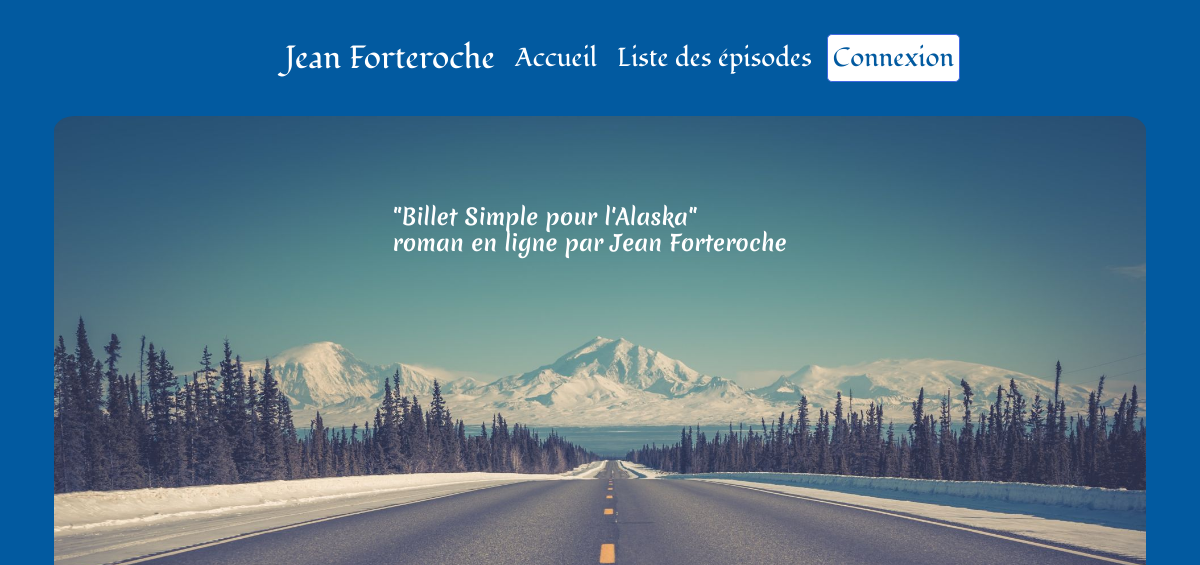
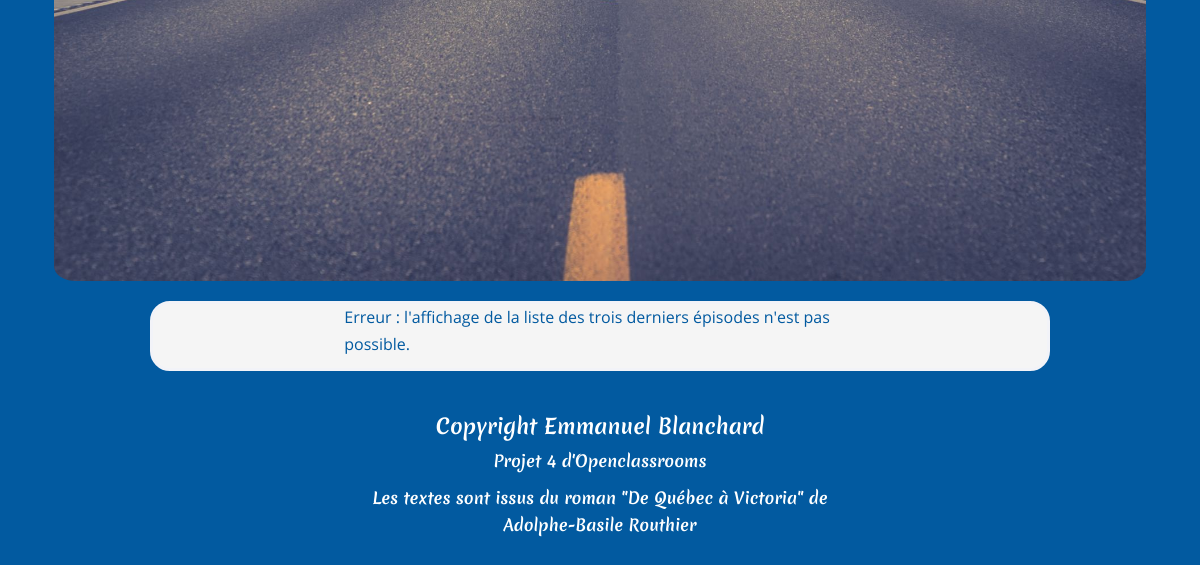
/, run on an earlier commit of the app's database (2 pictures, top to bottom).
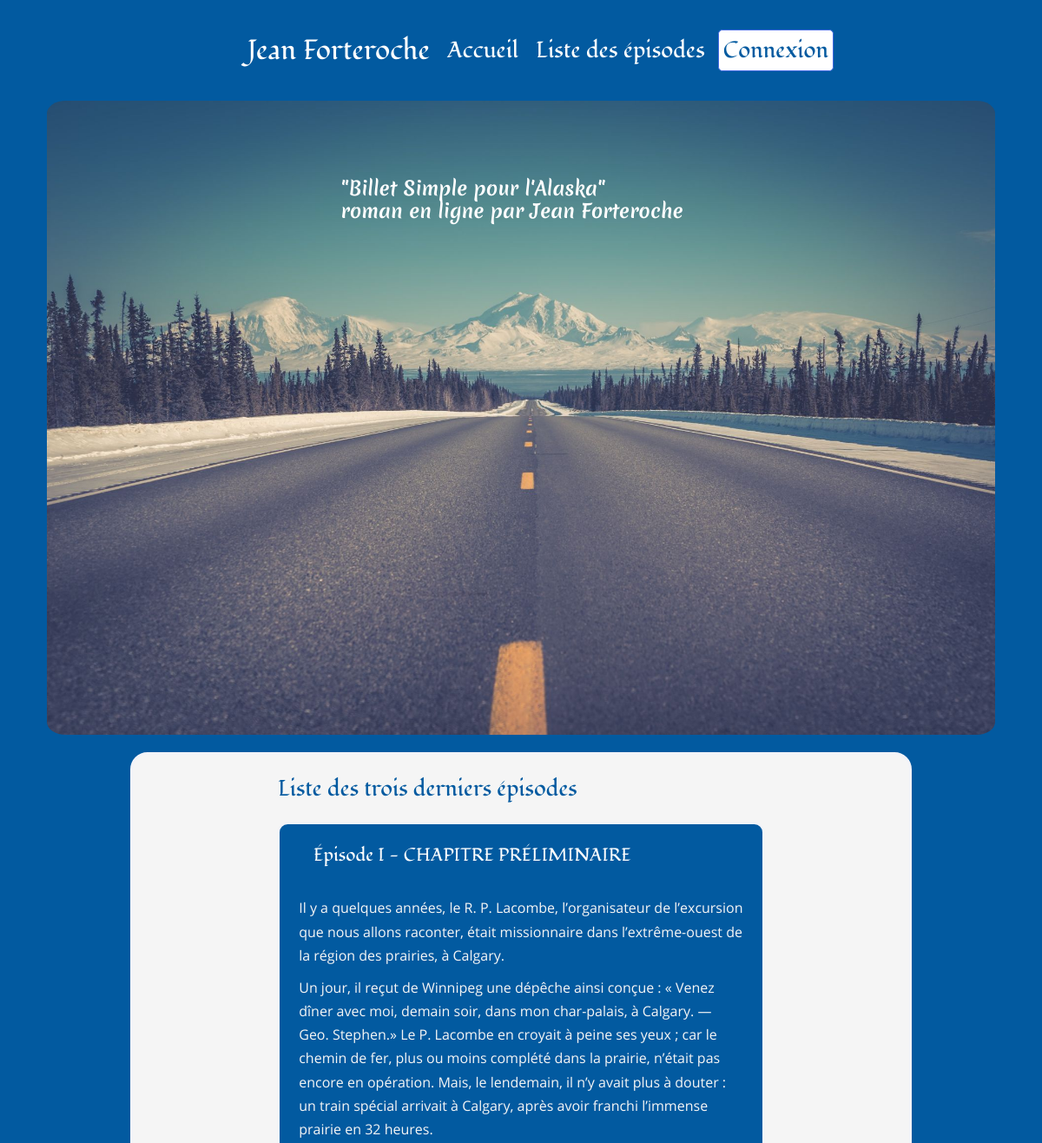
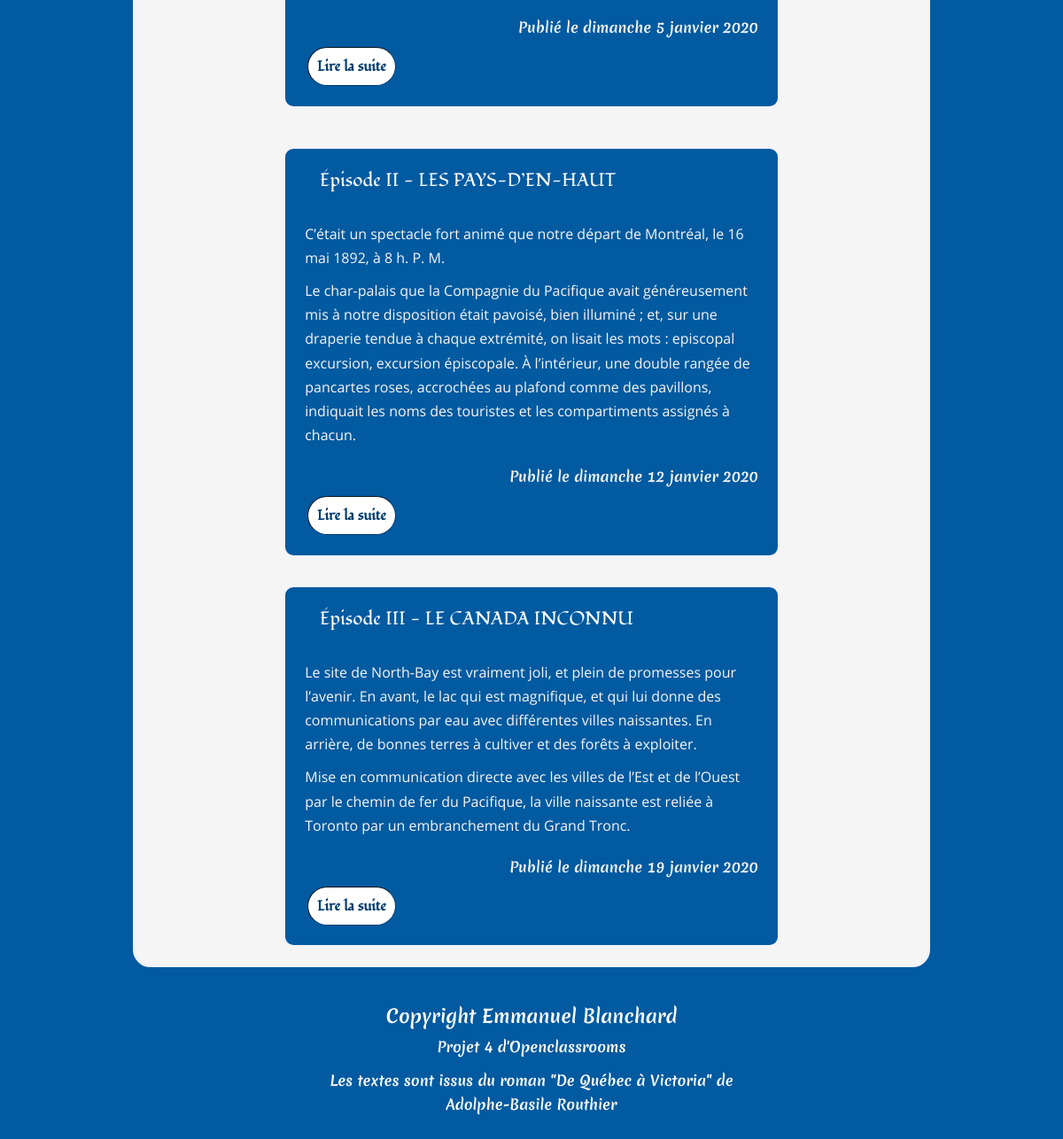
And on a later commit of the database (2 pictures, top to bottom).
### tables this page shows
CREATE TABLE IF NOT EXISTS `Posts` (
  `id` int(11) NOT NULL AUTO_INCREMENT,
  `chapter` SMALLINT(1) UNSIGNED NOT NULL,
  `title` varchar(255) NOT NULL,
  `introduction` text NOT NULL,
  `content` text NOT NULL,
  `post_date` datetime NOT NULL,
  `post_status` varchar(7) NOT NULL,
  PRIMARY KEY (`id`)
);

### src/View/View.php (called while the page is built, shortened)
<?php
class View
{
    public function render(array $data, string $origin): void
    {
        require_once "../templates/${origin}/${data['template']}.html.php";
        $content = ob_get_clean();
        require_once "../templates/${origin}/layout.html.php";
    }
}

### src/Controller/Frontoffice/PostController.php (called while the page is built, shortened)
<?php
class PostController
{
    private PostManager $postManager;
    private View $view;
    public function __construct(PostManager $postManager, CommentManager $commentManager, View $view, Session $session)
    {
        $this->postManager = $postManager;
        $this->view = $view;
    }
    public function displayHomeWithTheLastThreePosts(): void
    {
        $data = $this->postManager->showLastThreePosts();
        $this->view->render(['template' => 'home', 'allposts' => $data], 'frontoffice');
    }
}

### public/index.php (called while the page is built, shortened)
<?php
$router = new Router();
$router->run();

### src/Service/Http/Request.php (called while the page is built, shortened)
<?php
class Request
{
    private array $get;
    public function __construct()
    {
        $this->get = $_GET;
    }
    public function getGetItem(string $key): ?string
    {
        if (!isset($this->get[$key])) {
            return null;
        }
        return $this->get[$key];
    }
}

### src/Model/PostManager.php (called while the page is built, shortened)
<?php
class PostManager
{
    private $database;
    public function __construct(Database $database)
    {
        $this->database = $database->getPdo();
    }
    public function showLastThreePosts(): ?array
    {
        $request = $this->database->prepare('SET lc_time_names = \'fr_FR\';');
        $request->execute();
        $request = $this->database->prepare('SELECT id, chapter, title, introduction, CONCAT_WS(\' \', \'le\', DAYNAME(post_date), DAY(post_date), MONTHNAME(post_date), YEAR(post_date)) AS post_date_fr, post_status FROM posts WHERE post_status=\'publish\' ORDER BY chapter, post_date DESC LIMIT 0,3');
        $request->execute();
        $result = $request->fetchAll();
        return !$result ? null : $result;
    }
}

### src/Service/Database.php (called while the page is built, shortened)
<?php
class Database
{
    private $database;
    public function __construct()
    {
        $this->database = new \PDO('mysql:host=localhost;dbname=openclassrooms_project4;port=3306;charset=utf8mb4', 'root', 'vFaGsjLk8WpkQtxYJ8XZXAf690shjBzW', [
            \PDO::ATTR_ERRMODE => \PDO::ERRMODE_EXCEPTION,
            \PDO::ATTR_DEFAULT_FETCH_MODE => \PDO::FETCH_ASSOC
        ]);
    }
    public function getPdo(): \PDO
    {
        return $this->database;
    }
}

### templates/frontoffice/home.html.php (the view)
<?php if ($data['allposts'] === null): ?>
    <section>
        <p class="pError"> Erreur : l'affichage de la liste des trois derniers épisodes n'est pas possible. </p>
    </section>
<?php elseif ($data['allposts'] !== null): ?>
    <section>
        <h2>Liste des trois derniers épisodes</h2>
        <?php foreach($data['allposts'] as $post): ?>
                <article>
                    <h3>Épisode <?=$post['title']?></h3>
                    <p><?=$post['introduction']?></p>
                    <p class="pCreatedAt">Publié <?=$post['post_date_fr']?> </p>
                    <a href="index.php?action=detailOfPost&amp;id=<?=$post['id']?>" class="linkToTheRestOfThePost">Lire la suite</a>
                </article>
    </section>
    <?php endforeach; ?>
<?php endif; ?>

### src/Service/Router.php (shortened to what this page needs)
<?php
class Router
{
    private AdminController $adminController;
    private PostController $postController;
    private CommentController $commentController;
    private Request $request;
    private Session $session;
    private Token $token;
    private Error $error;
    public function __construct()
    {
        $this->database = new Database();
        $this->adminManager = new AdminManager($this->database);
        $this->userManager = new UserManager($this->database);
        $this->postManager = new PostManager($this->database);
        $this->commentManager = new CommentManager($this->database);
        $this->view = new View();
        $this->request = new Request();
        $this->session = new Session();
        $this->accesscontrol = new AccessControl($this->session);
        $this->token = new Token($this->session);
        $this->error = new Error($this->session, $this->view);
        $this->adminController = new AdminController($this->adminManager, $this->userManager, $this->postManager, $this->commentManager, $this->view, $this->session, $this->accesscontrol, $this->token);
        $this->postController = new PostController($this->postManager, $this->commentManager, $this->view, $this->session, $this->error);
        $this->commentController = new CommentController($this->postManager, $this->commentManager, $this->view, $this->session, $this->error);
    }
    public function run(): void
    {
        $action = $this->request->getGetItem('action') ?? 'home';
        if ($action === 'home') {
            $this->postController->displayHomeWithTheLastThreePosts();
        } elseif ($action === 'detailOfPost' && (($this->request->getGetItem('id')) !== null)) {
            $this->postController->displayDetailOfPost((int)$this->request->getGetItem('id'), $this->token, $this->session);
        } elseif ($action === 'listOfPosts') {
            $currentPage = ($this->request->getGetItem('page') !== null) ? (int) $this->request->getGetItem('page') : 1;
            $this->postController->displayListOfPosts($currentPage, $this->session);
        } elseif ($action === 'addComment' && ($this->request->getGetItem('id') !== null)) {
            $this->commentController->addComment((int)$this->request->getGetItem('id'), $this->request->getPost(), $this->token, $this->request);
        } elseif ($action === 'reported' && ($this->request->getGetItem('commentid') !== null) && ($this->request->getGetItem('id') !== null)) {
            $this->commentController->reported((int)$this->request->getGetItem('commentid'), (int)$this->request->getGetItem('id'));
        } elseif ($action === 'error' && ($this->request->getGetItem('id') !== null)) {
            $this->commentController->error((int)$this->request->getGetItem('id'));
        } elseif ($action === 'login') {
            $this->adminController->login($this->request->getPost(), $this->session, $this->token, $this->request);
        } elseif ($action === 'logout') {
            $this->adminController->logout($this->session);
        } elseif ($action === 'blogControlPanel') {
            $this->adminController->blogControlPanel($this->session);
        } elseif ($action === 'myProfile') {
            $this->adminController->myProfile($this->session, $this->token, $this->request);
        } elseif ($action === 'readEpisodes') {
            $currentPage = ($this->request->getGetitem('page') !== null) ? (int) $this->request->getGetItem('page') : 1;
            $this->adminController->readEpisodes($currentPage, $this->session);
        } elseif ($action === 'addEpisode') {
            $this->adminController->addEpisode($this->request->getPost(), $this->session, $this->token, $this->request);
        } elseif ($action === 'editEpisode' && ($this->request->getGetItem('id') !== null)) {
            $this->adminController->editEpisode((int)$this->request->getGetitem('id'), $this->request->getPost(), $this->session, $this->token, $this->request);
        } elseif ($action === 'deleteEpisode') {
            $this->adminController->deleteEpisode((int)$this->request->getGetItem('id'), $this->session);
        } elseif ($action === 'readComments') {
            $currentPage = ($this->request->getGetItem('page') !== null) ? (int) $this->request->getGetItem('page') : 1;
            $this->adminController->readComments($currentPage, $this->session);
        } elseif ($action === 'reportedComments') {
            $this->adminController->reportedComments($this->session);
        } elseif ($action === 'approveComment' && ($this->request->getGetItem('id') !== null)) {
            $this->adminController->approveComment((int)$this->request->getGetItem('id'), $this->session);
        } elseif ($action === 'deleteComment') {
            $this->adminController->deleteComment((int)$this->request->getGetItem('id'), $this->session);
        } else {
            $this->error->display('Erreur 404', 'Cette page n\'existe pas !', 'frontoffice');
        }
    }
}

### templates/frontoffice/layout.html.php (shortened to what this page needs)
<!DOCTYPE html>
<html lang="fr">
    <head>
        <link rel="stylesheet" type="text/css" href="css/style.css">
    </head>
    <body>
        <nav id="navBar">
            <ul class="menu">
              <li class="logo"><a href="index.php?action=home">Jean Forteroche</a></li>
              <li class="item episodes"><a href="index.php?action=home">Accueil</a></li>
              <li class="item episodes"><a href="index.php?action=listOfPosts">Liste des épisodes</a></li>
              <?php if(!isset($_SESSION['id']) AND !isset($_SESSION['pseudo'])): ?>
                <li class="item button"><a href="index.php?action=login">Connexion</a></li>
              <?php else: ?>
                <li class="item button"><a href="index.php?action=logout">Deconnexion</a></li>
                <li class="item button"><a href="index.php?action=blogControlPanel">Tableau de bord</a></li>
              <?php endif ?>
            </ul>
        </nav>
        <header>
                <h1>"Billet Simple pour l'Alaska" <br> roman en ligne par Jean Forteroche </h1>
                <div class="classImg">
                    <img id="imgHeader" src="./images/image-1920-1080.jpg" alt="Longue route avec rangée d'arbres et au fond, vue de la montagne enneignée" />
                </div>
        </header>
        <main>
            <?=$content?>
        </main>
        <footer class="footer text-center">
            <h3>Copyright Emmanuel Blanchard</h3>
            <p>Projet 4 d'Openclassrooms</p>
            <p>Les textes sont issus du roman "De Québec à Victoria" de
                Adolphe-Basile Routhier</p>
        </footer>
    </body>
</html>

What changed in the data, as far as the page shows it:
added posts: title "I - CHAPITRE PRÉLIMINAIRE", introduction "Il y a quelques années, le R. P. Lacombe, l’organisateur de l’excursion que nous allons raconter, était missionnaire dans l’extrême-ouest de la région des prairies, à Calgary. Un jour, il reçut de Winnipeg une dépêche ainsi conçue : « Venez dîner avec moi, demain soir, dans mon char-palais, à Calgary. — Geo. Stephen.» Le P. Lacombe en croyait à peine ses yeux ; car le chemin de fer, plus ou moins complété dans la prairie, n’était pas encore en opération. Mais, le lendemain, il n’y avait plus à douter : un train spécial arrivait à Calgary, après avoir franchi l’immense prairie en 32 heures.", post_date_fr "le dimanche 5 janvier 2020"
added posts: title "II - LES PAYS-D’EN-HAUT", introduction "C’était un spectacle fort animé que notre départ de Montréal, le 16 mai 1892, à 8 h. P. M. Le char-palais que la Compagnie du Pacifique avait généreusement mis à notre disposition était pavoisé, bien illuminé ; et, sur une draperie tendue à chaque extrémité, on lisait les mots : episcopal excursion, excursion épiscopale. À l’intérieur, une double rangée de pancartes roses, accrochées au plafond comme des pavillons, indiquait les noms des touristes et les compartiments assignés à chacun.", post_date_fr "le dimanche 12 janvier 2020"
added posts: title "III - LE CANADA INCONNU", introduction "Le site de North-Bay est vraiment joli, et plein de promesses pour l’avenir. En avant, le lac qui est magnifique, et qui lui donne des communications par eau avec différentes villes naissantes. En arrière, de bonnes terres à cultiver et des forêts à exploiter. Mise en communication directe avec les villes de l’Est et de l’Ouest par le chemin de fer du Pacifique, la ville naissante est reliée à Toronto par un embranchement du Grand Tronc.", post_date_fr "le dimanche 19 janvier 2020"
Also different on the page:
text no longer shown: "Erreur : l'affichage de la liste des trois derniers épisodes n'est pas possible."
text now shown: "Liste des trois derniers épisodes"
